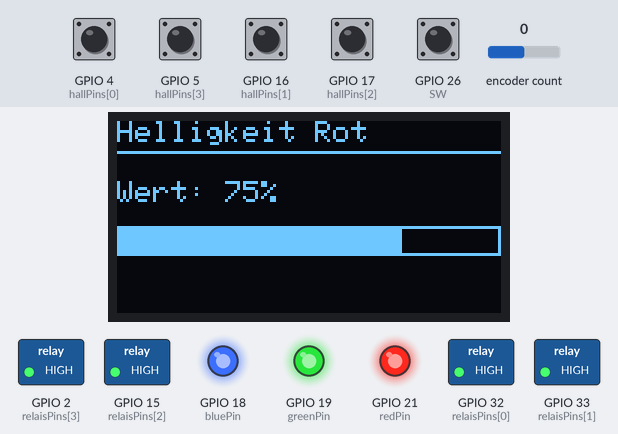
A sketch run on a simulated ESP32. On the bench: 128×64 one-colour display, switched loads named in the sketch (green lamp = pin HIGH), output pins drawn as LEDs (lit = HIGH). Inputs (shaded band) come from the test bench; at power-on: GPIO 4 (hallPins[0]), GPIO 5 (hallPins[3]), GPIO 16 (hallPins[1]), GPIO 17 (hallPins[2]), GPIO 26 (SW) HIGH, encoder count 0. What the sketch prints to the serial monitor is not drawn.

Above: at 1.2 s.
1.3 s: encoder count set to 1
At 2.0 s:
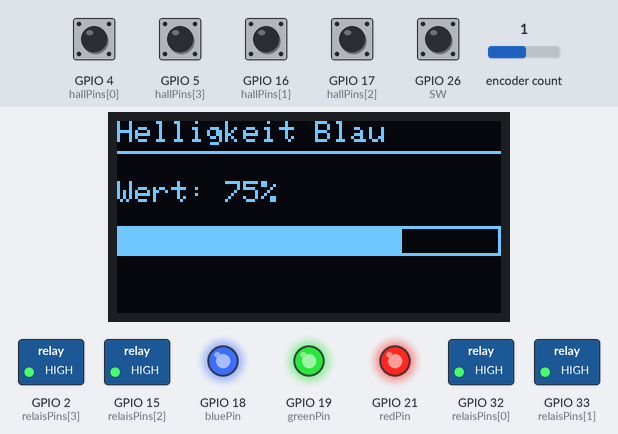
2.8 s: encoder count set to 2
At 3.2 s:
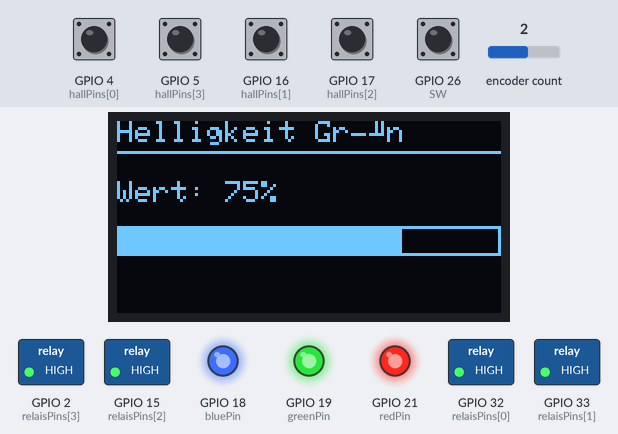
4.3 s: encoder count set to 3
At 5.5 s:
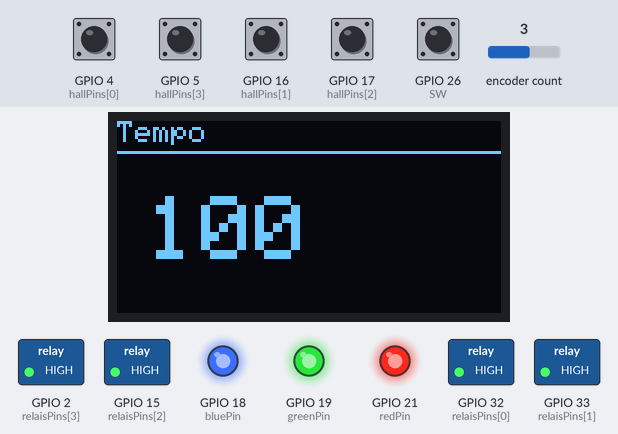
5.8 s: encoder count set to 4
At 6.9 s:
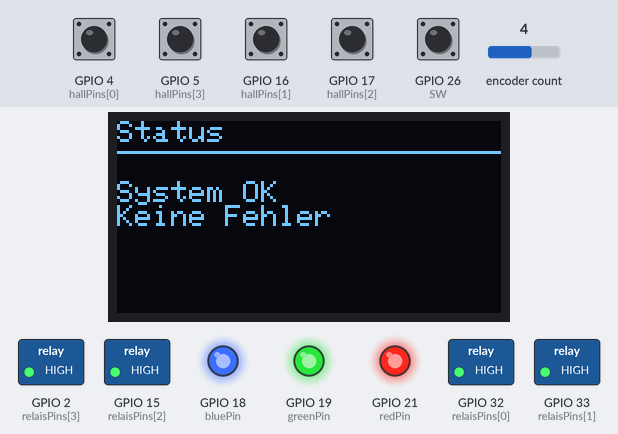
7.3 s: GPIO 4 (hallPins[0]) pulled LOW for 0.15 s
At 7.46 s:
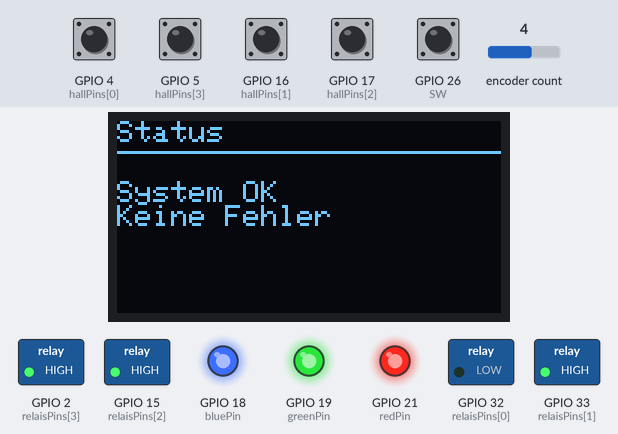
8.9 s: GPIO 5 (hallPins[3]) pulled LOW for 0.15 s
At 9.06 s:
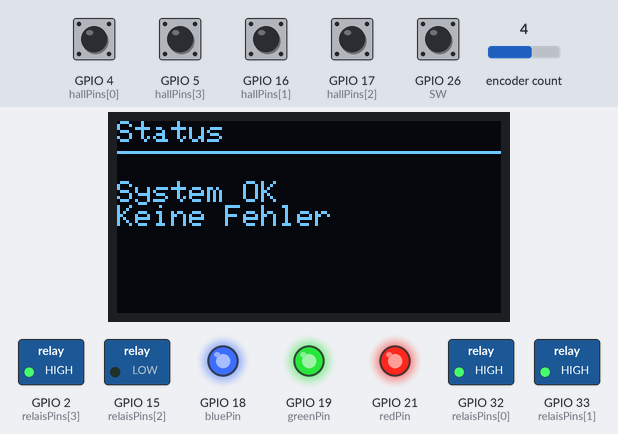
Timing chart, 0 to 11.5 s (numbered marks = the images above; inputs shaded):
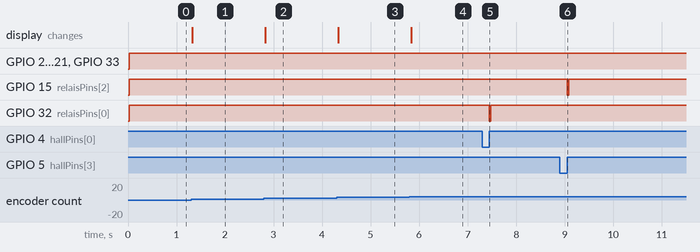

Measured:
- after the input at 1.3 s, the display: changes at once (image 1)
- after the input at 2.8 s, the display: changes at once (image 2)
- after the input at 4.3 s, the display: changes at once (image 3)
- after the input at 5.8 s, the display: changes at once (image 4)
- after the input at 7.3 s, GPIO 32 (relaisPins[0]): HIGH → LOW after 0.15 s, → HIGH 0.03 s later
- after the input at 8.9 s, GPIO 15 (relaisPins[2]): HIGH → LOW after 0.15 s, → HIGH 0.03 s later

The sketch:

main.ino
```cpp
#include <Arduino.h>
#include "globals.h"

void displayTask(void *pvParameters);
void relaisTask(void *pvParameters);

void setup() {
  Serial.begin(115200);

  tempoMutex = xSemaphoreCreateMutex();

  xTaskCreatePinnedToCore(
    displayTask,
    "DisplayTask",
    10000,
    NULL,
    2,
    NULL,
    1        // Core 1 → UI
  );

  xTaskCreatePinnedToCore(
    relaisTask,
    "RelaisTask",
    4096,
    NULL,
    1,
    NULL,
    0        // Core 0 → Logik
  );
}

void loop() {
  vTaskDelay(portMAX_DELAY);
}
```

display_task.ino
```cpp
#include <Arduino.h>
#include <Wire.h>
#include <Adafruit_GFX.h>
#include <Adafruit_SSD1306.h>
#include <ESP32Encoder.h>

#include "globals.h"

// ---------- OLED ----------
#define SCREEN_WIDTH 128
#define SCREEN_HEIGHT 64
#define OLED_RESET -1
#define OLED_ADDRESS 0x3C

#define SDA_PIN 22  // OLED SDA
#define SCL_PIN 23  // OLED SCK / SCL

Adafruit_SSD1306 display(SCREEN_WIDTH, SCREEN_HEIGHT, &Wire, OLED_RESET);

// ---------- PINBELEGUNG ----------
const int CLK = 27;
const int DT = 14;
const int SW = 26;

const int redPin = 21;
const int greenPin = 19;
const int bluePin = 18;

int redValue = 75;
int blueValue = 75;
int greenValue = 75;

// ---------- ENCODER ----------
ESP32Encoder encoder;

// ---------- EINSTELLUNGEN ----------
const int minWert = 0;
const int maxWert = 100;

// ---------- LAYOUT-TYPEN ----------
enum SeitenLayout {
  LAYOUT_BALKEN,
  LAYOUT_GROSSZAHL,
  LAYOUT_TEXT
};

// ---------- SEITENSTRUKTUR ----------
struct Seite {
  const char *titel;
  SeitenLayout layout;
  int wert;
};

// ---------- SEITEN DEFINIEREN ----------
Seite seiten[] = {
  { "Helligkeit Rot", LAYOUT_BALKEN, 75 },
  { "Helligkeit Blau", LAYOUT_BALKEN, 75 },
  { "Helligkeit Grün", LAYOUT_BALKEN, 75 },
  { "Tempo", LAYOUT_GROSSZAHL, 100 },
  { "Status", LAYOUT_TEXT, 0 }
};

const int anzahlSeiten = sizeof(seiten) / sizeof(seiten[0]);

// ---------- VARIABLEN ----------
int aktuelleSeite = 0;
long letzteEncoderPos = 0;

bool editModus = false;
bool letzterButtonStatus = HIGH;
unsigned long letzteButtonZeit = 0;
const unsigned long entprellZeit = 200;

// ---------- FUNKTIONSDEKLARATIONEN ----------
void zeichneAktuelleSeite();
void zeichneBalkenSeite(Seite &s);
void zeichneGrosszahlSeite(Seite &s);
void zeichneTextSeite(Seite &s);

// ======================================================
// ================== DISPLAY TASK ======================
// ======================================================

void displayTask(void *pvParameters) {

  // ---------- INITIALISIERUNG ----------
  Wire.begin(SDA_PIN, SCL_PIN);
  display.begin(SSD1306_SWITCHCAPVCC, OLED_ADDRESS);
  display.clearDisplay();

  display.setTextColor(SSD1306_WHITE);
  display.setTextSize(2);

  pinMode(SW, INPUT_PULLUP);
  pinMode(redPin, OUTPUT);
  pinMode(greenPin, OUTPUT);
  pinMode(bluePin, OUTPUT);

  digitalWrite(redPin, HIGH);
  digitalWrite(greenPin, HIGH);
  digitalWrite(bluePin, HIGH);

  ESP32Encoder::useInternalWeakPullResistors = puType::up;
  encoder.attachHalfQuad(DT, CLK);
  encoder.clearCount();

  zeichneAktuelleSeite();

  // ---------- TASK LOOP ----------
  while (true) {

    // ----- BUTTON -----
    bool button = digitalRead(SW);
    if (button == LOW && letzterButtonStatus == HIGH) {
      if (millis() - letzteButtonZeit > entprellZeit) {
        editModus = !editModus;
        letzteButtonZeit = millis();
        zeichneAktuelleSeite();
      }
    }
    letzterButtonStatus = button;

    // ----- ENCODER -----
    long pos = encoder.getCount() / 2;
    if (pos != letzteEncoderPos) {
      int richtung = (pos > letzteEncoderPos) ? 1 : -1;

      if (!editModus) {
        aktuelleSeite += richtung;
        if (aktuelleSeite >= anzahlSeiten) aktuelleSeite = 0;
        if (aktuelleSeite < 0) aktuelleSeite = anzahlSeiten - 1;
      } else {
        seiten[aktuelleSeite].wert += richtung;
        if (seiten[aktuelleSeite].wert > maxWert) seiten[aktuelleSeite].wert = maxWert;
        if (seiten[aktuelleSeite].wert < minWert) seiten[aktuelleSeite].wert = minWert;

        // ----- TEMPO THREADSICHER ÜBERNEHMEN -----
        if (strcmp(seiten[aktuelleSeite].titel, "Tempo") == 0) {
          xSemaphoreTake(tempoMutex, portMAX_DELAY);
          tempoWert = seiten[aktuelleSeite].wert;
          xSemaphoreGive(tempoMutex);
        }

        if (strcmp(seiten[aktuelleSeite].titel, "Helligkeit Rot") == 0) {
          redValue = seiten[aktuelleSeite].wert;
        }

        if (strcmp(seiten[aktuelleSeite].titel, "Helligkeit Blau") == 0) {
          blueValue = seiten[aktuelleSeite].wert;
        }

        if (strcmp(seiten[aktuelleSeite].titel, "Helligkeit Grün") == 0) {
          greenValue = seiten[aktuelleSeite].wert;
        }
      }

      letzteEncoderPos = pos;
      zeichneAktuelleSeite();
    }

    vTaskDelay(10 / portTICK_PERIOD_MS);
  }

  analogWrite(redPin, 255 - map(redValue, 0, 100, 0, 255));
  analogWrite(greenPin, 255 - map(greenValue, 0, 100, 0, 255));
  analogWrite(bluePin, 255 - map(blueValue, 0, 100, 0, 255));
}

// ======================================================
// ================== ZEICHENFUNKTIONEN =================
// ======================================================

void zeichneAktuelleSeite() {
  Serial.println(seiten[aktuelleSeite].titel);
  display.clearDisplay();

  // Überschrift
  display.setTextSize(1);
  display.setTextColor(SSD1306_WHITE);
  display.setCursor(0, 0);
  display.println(seiten[aktuelleSeite].titel);
  display.drawLine(0, 10, 127, 10, SSD1306_WHITE);

  switch (seiten[aktuelleSeite].layout) {
    case LAYOUT_BALKEN:
      zeichneBalkenSeite(seiten[aktuelleSeite]);
      break;

    case LAYOUT_GROSSZAHL:
      zeichneGrosszahlSeite(seiten[aktuelleSeite]);
      break;

    case LAYOUT_TEXT:
      zeichneTextSeite(seiten[aktuelleSeite]);
      break;
  }

  display.display();
}

void zeichneBalkenSeite(Seite &s) {
  display.setCursor(0, 20);
  display.print("Wert: ");
  display.print(s.wert);
  display.print("%");

  Serial.print("Wert: ");
  Serial.print(s.wert);
  Serial.println("%");

  display.drawRect(0, 35, 128, 10, SSD1306_WHITE);
  int breite = map(s.wert, 0, 100, 0, 126);
  display.fillRect(1, 36, breite, 8, SSD1306_WHITE);
}

void zeichneGrosszahlSeite(Seite &s) {
  display.setTextSize(3);
  display.setCursor(10, 25);
  display.print(s.wert);
  display.setTextSize(1);
}

void zeichneTextSeite(Seite &s) {
  display.setCursor(0, 20);
  display.println("System OK");
  display.println("Keine Fehler");
}
```

globals.h
```cpp
#pragma once
#include <Arduino.h>

extern int tempoWert;
extern SemaphoreHandle_t tempoMutex;
```

globals.ino
```cpp
#include "globals.h"

int tempoWert = 100;   // Startwert
SemaphoreHandle_t tempoMutex;
```

relais_task.ino
```cpp
#include <Arduino.h>
#include "globals.h"

// ---------- RELAIS PINS ----------
const int relaisPins[4] = { 32, 33, 15, 2 };
const int hallPins[4] = { 4, 16, 17, 5 };
const int relaisAnzahl = 4;

volatile bool relaisAktiv[4] = { false, false, false, false };
volatile uint32_t relaisAusZeit[4];


void IRAM_ATTR relaisTrigger(uint8_t index) {
  uint32_t jetzt = millis();

  int tempoLok;
  if (xSemaphoreTakeFromISR(tempoMutex, NULL) == pdTRUE) {
    tempoLok = tempoWert;
    xSemaphoreGiveFromISR(tempoMutex, NULL);
  } else {
    tempoLok = 0;
  }

  // 0–100 % → 0–30 ms
  int relaisZeitMs = map(tempoLok, 0, 100, 0, 30);
  relaisZeitMs = constrain(relaisZeitMs, 0, 30);

  digitalWrite(relaisPins[index], LOW); // Relais EIN
  relaisAktiv[index] = true;
  relaisAusZeit[index] = jetzt + relaisZeitMs;
}

void IRAM_ATTR hallISR0() {
  relaisTrigger(0);
  Serial.println("hall1");
}
void IRAM_ATTR hallISR1() {
  relaisTrigger(1);
  Serial.println("hall2");
}
void IRAM_ATTR hallISR2() {
  relaisTrigger(3);
  Serial.println("hall3");
}
void IRAM_ATTR hallISR3() {
  relaisTrigger(2);
  Serial.println("hall4");
}

void relaisTask(void *pvParameters) {

  // ---------- INITIALISIERUNG ----------
  for (int i = 0; i < relaisAnzahl; i++) {
    pinMode(relaisPins[i], OUTPUT);
    digitalWrite(relaisPins[i], HIGH);  // Relais AUS
  }

  for (int i = 0; i < 4; i++) {
    pinMode(hallPins[i], INPUT_PULLUP);
  }

  // ---------- INTERRUPTS ----------
  attachInterrupt(digitalPinToInterrupt(hallPins[0]), hallISR0, RISING);
  attachInterrupt(digitalPinToInterrupt(hallPins[1]), hallISR1, RISING);
  attachInterrupt(digitalPinToInterrupt(hallPins[2]), hallISR2, RISING);
  attachInterrupt(digitalPinToInterrupt(hallPins[3]), hallISR3, RISING);

  // ---------- TASK LOOP ----------
  while (true) {
    uint32_t jetzt = millis();

    for (int i = 0; i < relaisAnzahl; i++) {
      if (relaisAktiv[i] && jetzt >= relaisAusZeit[i]) {
        digitalWrite(relaisPins[i], HIGH);  // Relais AUS
        relaisAktiv[i] = false;
      }
    }

    vTaskDelay(1 / portTICK_PERIOD_MS);
  }
}
```
